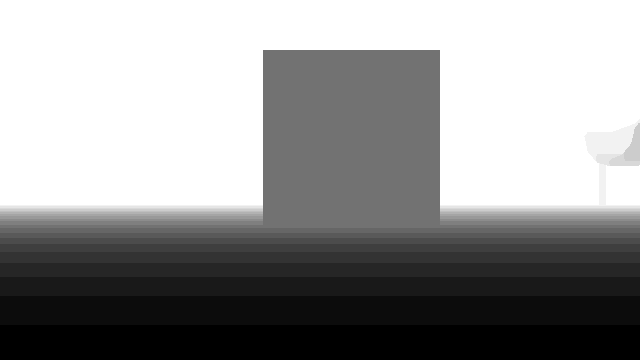
#> input picture jetson_ws/src/wizzybug_vision/test/grab.png, 640 x 360 px
$ python segmentation.py   (older library calls are emulated)
#> lines starting #> are read from the running program, lines starting #| are printed output that depends on the picture; after the words box and inside, x2 and y2 are one past the last pixel; in counts of white or black regions, pixels touching at a corner belong together
#> further down, D is the input picture: shape (360, 640) uint16; min 826, max 6000, mean 3874.9
#| max element 6000
import os
import numpy as np
import cv2
import logging
import json

from skimage.measure import label, regionprops
from sklearn.cluster import MeanShift, estimate_bandwidth

from scipy.stats import mode

# percentile to take as distance estimation for cluster
CLUSTER_PERCENTILE = 5

colors = [(255, 0, 0), (0, 255, 0), (0, 0, 255), (255, 0, 255),
                       (128, 0, 0), (0, 128, 0), (0, 0, 128),
                  (128, 0, 128),
                  (128, 128, 0), (0, 128, 128)]

labels = {0: 'other', 1: 'wall', 2: 'floor', 3: 'cabinet/shelves',
            4: 'bed/pillow', 5: 'chair', 6: 'sofa', 7: 'table',
            8: 'door', 9: 'window', 10: 'picture/tv', 11: 'blinds/curtain',
            12: 'clothes', 13: 'ceiling', 14: 'books', 15: 'fridge',
            16: 'person', 17: 'toilet', 18: 'sink', 19: 'lamp',
            20: 'bathtub'}


def calc_attributes(depth_image, bounding_box, distance, fov=[40, 48], percentile=10):
    """ approximate distance of object based upon its bounding box in depth image
    :param depth_image assumed to be in the same resolution and viewpoint bounding box was taken from
    :param bounding_box in [r1, c1, r2, c2] format
    :param percentile of depth values. object will usually not fill all of its BB. also avoid noise"""

    # get bb coordinates
    x1, y1, x2, y2 = bounding_box

    print((x1, y1, x2, y2))

    # estimate how much of field of view we are using
    pitch = ((y2 - y1) / depth_image.shape[0]) * fov[0]
    yaw = ((x2 - x1) / depth_image.shape[1]) * fov[1]

    # now get height and width according to depth
    width = 2 * distance * np.tan(np.deg2rad(yaw / 2.0))
    height = 2 * distance * np.tan(np.deg2rad(pitch / 2.0))
    length = 0

    # calculate x-location of center (in mm)
    x = distance * np.tan(np.deg2rad((((y1 + y2) / 2.0 - depth_image.shape[0] / 2.0) / depth_image.shape[0]) * fov[0]))
    y = distance
    z = 0

    f = 1/1000.0

    # return. notice the usual coordinates drek and mm->m conversion
    return f*y, -x*f, z*f, f*width, f*height, length*f


# [95 lines left out: function cluster_depth, not called in this run]


def segment_depth(D, max_range=5000, min_size_ratio=1/50):

    # minimum area to be considered an obstacle
#> called with max_range = 5000, min_size_ratio = 0.02
    min_size = D.shape[0]*D.shape[1] * min_size_ratio
#> min_size = 4608

    # to hold result
    obstacle_list, obstacle_mask = list(), list()

    # convert image to 8-bit
    D8 = (D.astype(np.float) / 256).astype(np.uint8)

    # calculate histogram
    # hist = cv2.calcHist([D], [0], None, [2**16], [0, 2**16])
    hist = cv2.calcHist([D8], [0], None, [256], [0, 256]).astype(np.int)
#> hist = 256 values, max 101618 at index 23, min 0 at index 0, mean 900

    # remove places with depth zero
    hist[0] = 0

    # clip at max_range
    hist[max_range//256:] = 0

    # connected components for places where histogram is nonzero
    nz = label(hist > 0)
#> nz = 256 values, max 1 at index 3, min 0 at index 0, mean 0.0625

    # ugly hack to make regionprops work with 1D
    for region in regionprops(np.hstack((nz, nz))):
        # forget label 0 (the one where there is no depth)
        if region.label == 0:
            continue

        # get range of graylevels for this region
        start, _, end, _ = region.bbox

        # disregard very small regions
        if np.sum(hist[start:end]) < min_size:
            continue

        # pixels in this region
        B = np.bitwise_and(D8 >= start, D8 < end)

        # find bounding values
        nonzero_indices = np.where(B)
        bb_y_min, bb_y_max, _, _ = cv2.minMaxLoc(nonzero_indices[0])
        bb_x_min, bb_x_max, _, _  = cv2.minMaxLoc(nonzero_indices[1])

        # bounding box in image (notice before we found the bounding box in the histogram region)
        bounding_box = [bb_x_min, bb_y_min, bb_x_max, bb_y_max]

        # to hold results for this object
        detection = dict()

        # no classification yet
        detection['classification'] = 'unlabeled'

        # save mask for debug purposes
        obstacle_mask.append(B)

        # get location attributes. notice compensating for the 16->8 bit converion earlier in distancw
        detection['x'], detection['y'], detection['z'], detection['width'], detection['height'], detection['length'] = \
            calc_attributes(D, bounding_box, distance=256*start)

        # add to result
        obstacle_list.append(detection)
#> this loop made 1 pass
#> (start, end, nonzero_indices, bb_y_min, bb_y_max, bb_x_min, bb_x_max, x1 in calc_attributes) on pass 1: (3, 19, 123857 positions, rows 50 to 359, columns 0 to 639, 50, 359, 0, 639, 0)
#| (0.0, 50.0, 639.0, 359.0)
#> pass 1, in segment_depth, `B = np.bitwise_and(D8 >= start, D8 < end)`:
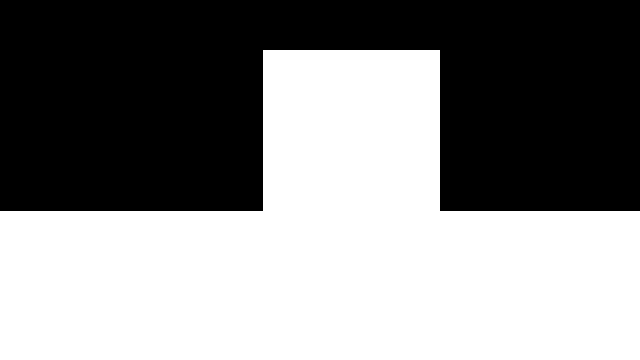
#> B: shape (360, 640) bool; 53.8% white; 1 black region, box (x1, y1, x2, y2) and area: (0, 0, 640, 211) 106543
#> after the loop, obstacle_list = 1 item; obstacle_mask = 1 item

    return obstacle_list, obstacle_mask


# [14 lines left out: function label_detections, not called in this run]

if __name__ == '__main__':


    D = cv2.imread('../test/grab.png', cv2.IMREAD_ANYDEPTH)

    print('max element {}'.format(np.max(D)))

    # obstacle_list, obstacle_mask = cluster_depth(D)
    obstacle_list, obstacle_mask = segment_depth(D)
#> obstacle_list = 1 item; obstacle_mask = 1 item

    drek = 6

# [61 lines of commented-out code are left out]
